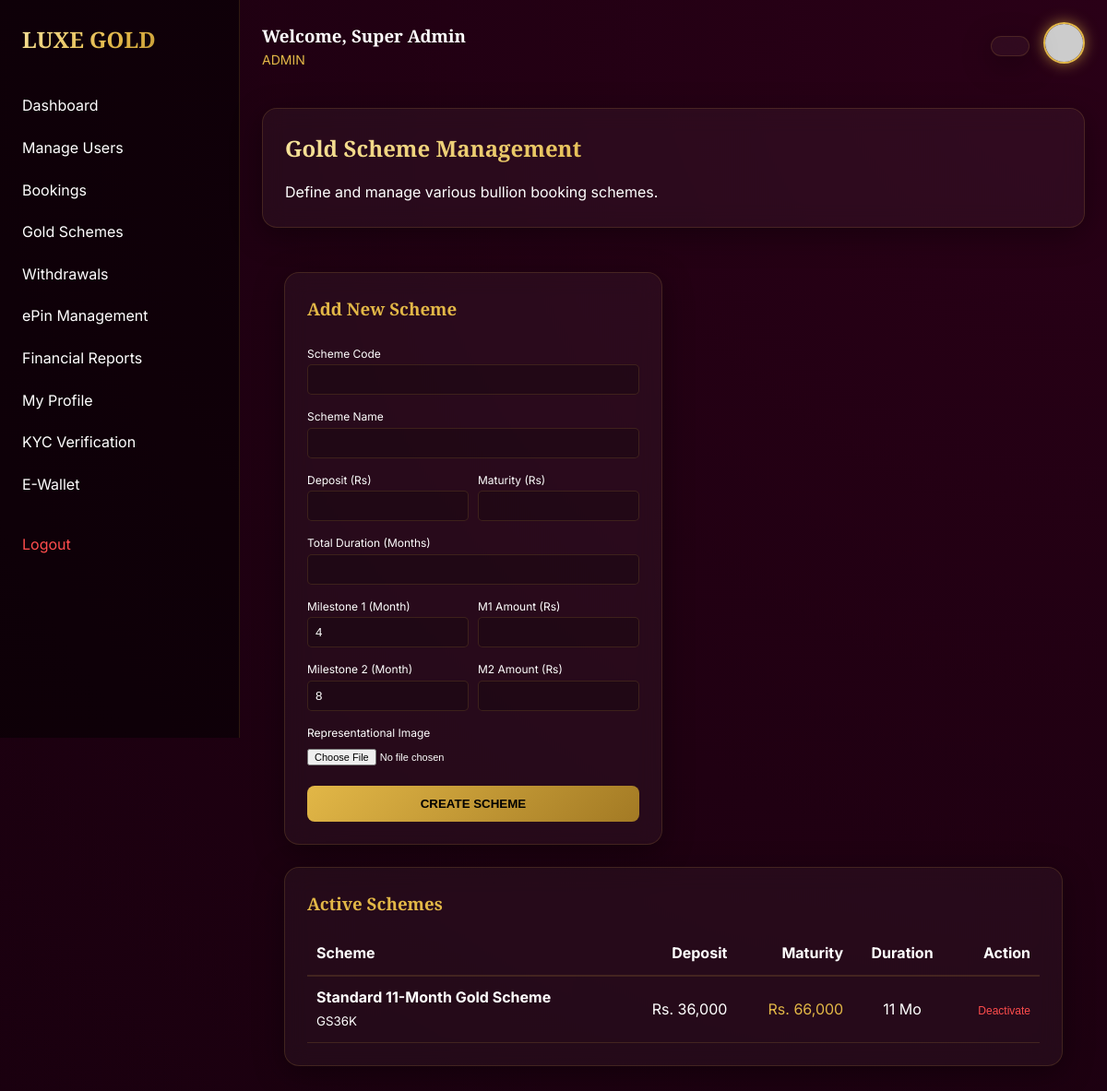
The app's page /dashboards/admin_schemes.php (signed in) with its own data.
### tables this page shows
CREATE TABLE IF NOT EXISTS gold_schemes (
    id INT AUTO_INCREMENT PRIMARY KEY,
    scheme_code VARCHAR(20) UNIQUE NOT NULL,
    scheme_name VARCHAR(100) NOT NULL,
    deposit_amount DECIMAL(15, 2) NOT NULL,
    maturity_amount DECIMAL(15, 2) NOT NULL,
    duration_months INT NOT NULL,
    milestone_1_month INT DEFAULT 4,
    milestone_1_amount DECIMAL(15, 2) DEFAULT 0,
    milestone_2_month INT DEFAULT 8,
    milestone_2_amount DECIMAL(15, 2) DEFAULT 0,
    description TEXT,
    scheme_image VARCHAR(255) DEFAULT NULL,
    is_active BOOLEAN DEFAULT TRUE,
    created_at TIMESTAMP DEFAULT CURRENT_TIMESTAMP
);

### dashboards/admin_schemes.php (the view, shortened to what this page needs)
<?php
require_once '../config/db.php';
$schemes = $pdo->query("SELECT * FROM gold_schemes WHERE is_active = 1 ORDER BY created_at DESC")->fetchAll();
require_once '../layouts/header.php';
?>
<div class="glass-card">
    <h2 class="gold-gradient-text">Gold Scheme Management</h2>
    <p>Define and manage various bullion booking schemes.</p>
</div>
<div class="dashboard-grid" style="margin-top: 24px; align-items: start;">
    <div class="glass-card">
        <h3 class="gold-text">Add New Scheme</h3>
        <form method="POST" enctype="multipart/form-data" style="margin-top: 20px;">
            <div style="margin-bottom: 10px;">
                <label style="font-size: 12px;">Scheme Code</label>
                <input type="text" name="scheme_code" required style="width: 100%; background: rgba(0,0,0,0.2); border: 1px solid var(--glass-border); color: white; padding: 8px; border-radius: 5px;">
            </div>
            <div style="margin-bottom: 10px;">
                <label style="font-size: 12px;">Scheme Name</label>
                <input type="text" name="scheme_name" required style="width: 100%; background: rgba(0,0,0,0.2); border: 1px solid var(--glass-border); color: white; padding: 8px; border-radius: 5px;">
            </div>
            <div style="display: grid; grid-template-columns: 1fr 1fr; gap: 10px; margin-bottom: 10px;">
                <div>
                    <label style="font-size: 12px;">Deposit (Rs)</label>
                    <input type="number" name="deposit_amount" required style="width: 100%; background: rgba(0,0,0,0.2); border: 1px solid var(--glass-border); color: white; padding: 8px; border-radius: 5px;">
                </div>
                <div>
                    <label style="font-size: 12px;">Maturity (Rs)</label>
                    <input type="number" name="maturity_amount" required style="width: 100%; background: rgba(0,0,0,0.2); border: 1px solid var(--glass-border); color: white; padding: 8px; border-radius: 5px;">
                </div>
            </div>
            <div style="margin-bottom: 10px;">
                <label style="font-size: 12px;">Total Duration (Months)</label>
                <input type="number" name="duration_months" required style="width: 100%; background: rgba(0,0,0,0.2); border: 1px solid var(--glass-border); color: white; padding: 8px; border-radius: 5px;">
            </div>
            <div style="display: grid; grid-template-columns: 1fr 1fr; gap: 10px; margin-bottom: 10px;">
                <div>
                    <label style="font-size: 12px;">Milestone 1 (Month)</label>
                    <input type="number" name="milestone_1_month" value="4" style="width: 100%; background: rgba(0,0,0,0.2); border: 1px solid var(--glass-border); color: white; padding: 8px; border-radius: 5px;">
                </div>
                <div>
                    <label style="font-size: 12px;">M1 Amount (Rs)</label>
                    <input type="number" name="milestone_1_amount" style="width: 100%; background: rgba(0,0,0,0.2); border: 1px solid var(--glass-border); color: white; padding: 8px; border-radius: 5px;">
                </div>
            </div>
            <div style="display: grid; grid-template-columns: 1fr 1fr; gap: 10px; margin-bottom: 10px;">
                <div>
                    <label style="font-size: 12px;">Milestone 2 (Month)</label>
                    <input type="number" name="milestone_2_month" value="8" style="width: 100%; background: rgba(0,0,0,0.2); border: 1px solid var(--glass-border); color: white; padding: 8px; border-radius: 5px;">
                </div>
                <div>
                    <label style="font-size: 12px;">M2 Amount (Rs)</label>
                    <input type="number" name="milestone_2_amount" style="width: 100%; background: rgba(0,0,0,0.2); border: 1px solid var(--glass-border); color: white; padding: 8px; border-radius: 5px;">
                </div>
            </div>
            <div style="margin-bottom: 10px;">
                <label style="font-size: 12px;">Representational Image</label>
                <input type="file" name="scheme_image" style="width: 100%; font-size: 11px;">
            </div>
            <button type="submit" class="btn-gold" style="width: 100%; margin-top: 10px;">Create Scheme</button>
        </form>
    </div>
    <div class="glass-card" style="grid-column: span 2;">
        <h3 class="gold-text">Active Schemes</h3>
        <table style="width: 100%; border-collapse: collapse; margin-top: 15px;">
            <thead>
                <tr style="border-bottom: 2px solid var(--glass-border);">
                    <th style="text-align: left; padding: 10px;">Scheme</th>
                    <th style="text-align: right; padding: 10px;">Deposit</th>
                    <th style="text-align: right; padding: 10px;">Maturity</th>
                    <th style="text-align: center; padding: 10px;">Duration</th>
                    <th style="text-align: right; padding: 10px;">Action</th>
                </tr>
            </thead>
            <tbody>
                <?php foreach ($schemes as $s): ?>
                    <tr style="border-bottom: 1px solid var(--glass-border);">
                        <td style="padding: 10px;">
                            <strong><?php echo $s['scheme_name']; ?></strong><br>
                            <small><?php echo $s['scheme_code']; ?></small>
                        </td>
                        <td style="padding: 10px; text-align: right;">Rs. <?php echo number_format($s['deposit_amount']); ?></td>
                        <td style="padding: 10px; text-align: right;" class="gold-text">Rs. <?php echo number_format($s['maturity_amount']); ?></td>
                        <td style="padding: 10px; text-align: center;"><?php echo $s['duration_months']; ?> Mo</td>
                        <td style="padding: 10px; text-align: right;">
                            <form method="POST" style="display: inline;">
                                <button type="submit" style="background: none; border: none; color: #ff4d4d; cursor: pointer; font-size: 12px;">Deactivate</button>
                            </form>
                        </td>
                    </tr>
                <?php endforeach; ?>
            </tbody>
        </table>
    </div>
</div>
<?php require_once '../layouts/footer.php'; ?>

### assets/css/theme.css (style rules this page uses)
:root { --brand-magenta: #C20067; --brand-gold-pure: #E2B747; --brand-gold-light: #F7E49D; --bg-dark-premium: #16000D; --glass-surface: rgba(255, 255, 255, 0.04); --glass-border: rgba(226, 183, 71, 0.15); --state-locked: #64748b; --state-glow: 0 0 15px rgba(226, 183, 71, 0.6); --font-main: 'Inter', -apple-system, BlinkMacSystemFont, "Segoe UI", Roboto, sans-serif; --font-serif: 'Playfair Display', serif; }
* { box-sizing: border-box; margin: 0; padding: 0; }
body { background-color: var(--bg-dark-premium); background-image: radial-gradient(circle at top right, #2a0017, transparent), radial-gradient(circle at bottom left, #1a000f, transparent); color: #ffffff; font-family: var(--font-main); min-height: 100vh; line-height: 1.6; }
.glass-card { background: var(--glass-surface); backdrop-filter: blur(12px); -webkit-backdrop-filter: blur(12px); border: 1px solid var(--glass-border); border-radius: 16px; padding: 24px; box-shadow: 0 8px 32px 0 rgba(0, 0, 0, 0.37); transition: transform 0.3s ease, border-color 0.3s ease; }
.gold-text { color: var(--brand-gold-pure); }
.gold-gradient-text { background: linear-gradient(135deg, #F7E49D 0%, #E2B747 50%, #A37A24 100%); -webkit-background-clip: text; -webkit-text-fill-color: transparent; font-weight: bold; }
h1, h2, h3, .rank-title { font-family: var(--font-serif); margin-bottom: 1rem; }
.btn-gold { background: linear-gradient(135deg, #E2B747 0%, #A37A24 100%); color: #000; border: none; padding: 12px 24px; border-radius: 8px; font-weight: bold; cursor: pointer; text-transform: uppercase; transition: all 0.3s ease; text-decoration: none; display: inline-block; }
.dashboard-grid { display: grid; grid-template-columns: repeat(auto-fit, minmax(300px, 1fr)); gap: 24px; padding: 24px; }

### records on screen
gold_schemes: scheme_name "Standard 11-Month Gold Scheme", scheme_code "GS36K", deposit_amount "36,000", maturity_amount "66,000", duration_months "11"

### other values on screen
$_SESSION['full_name'] "Super Admin"
$_SESSION['role'] "ADMIN"
